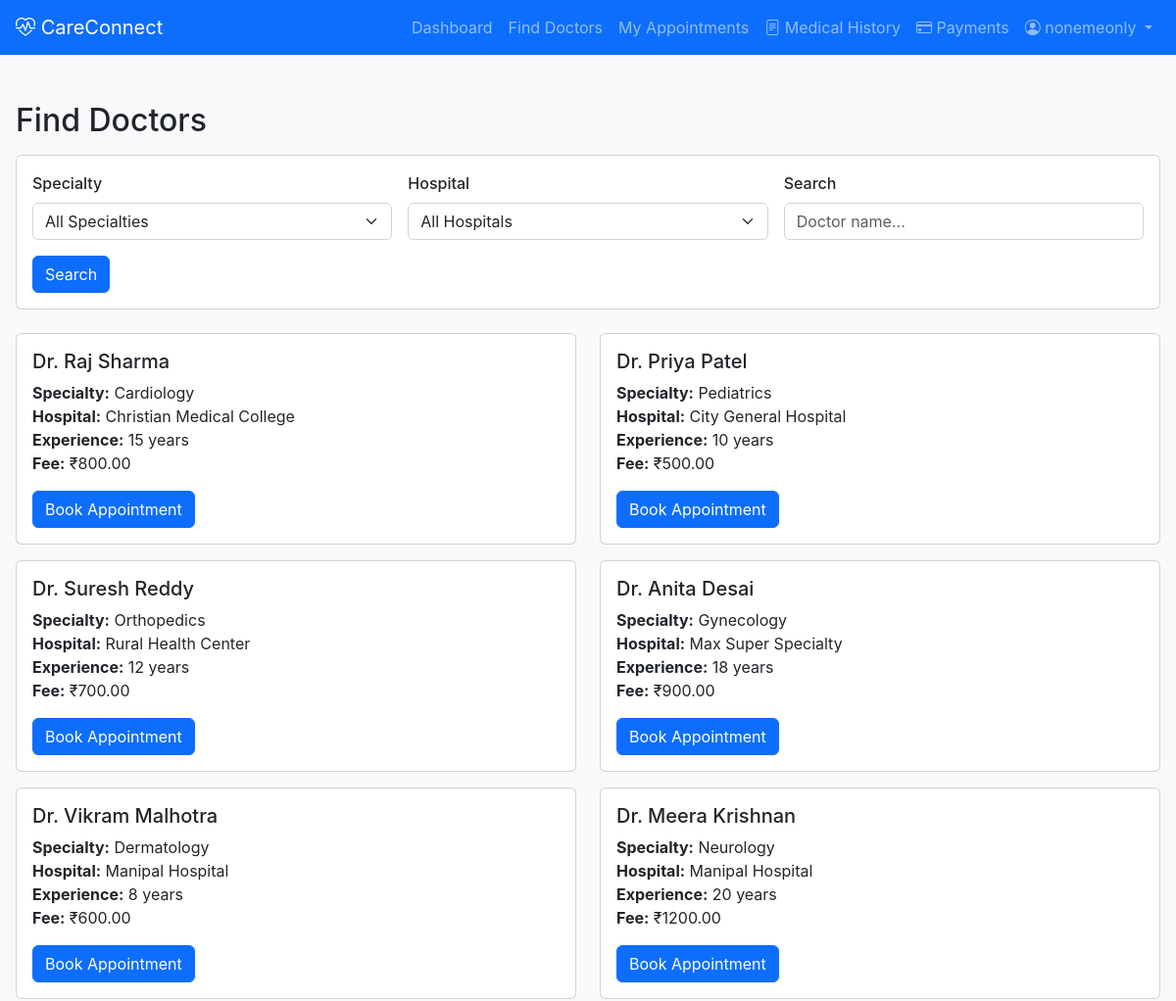
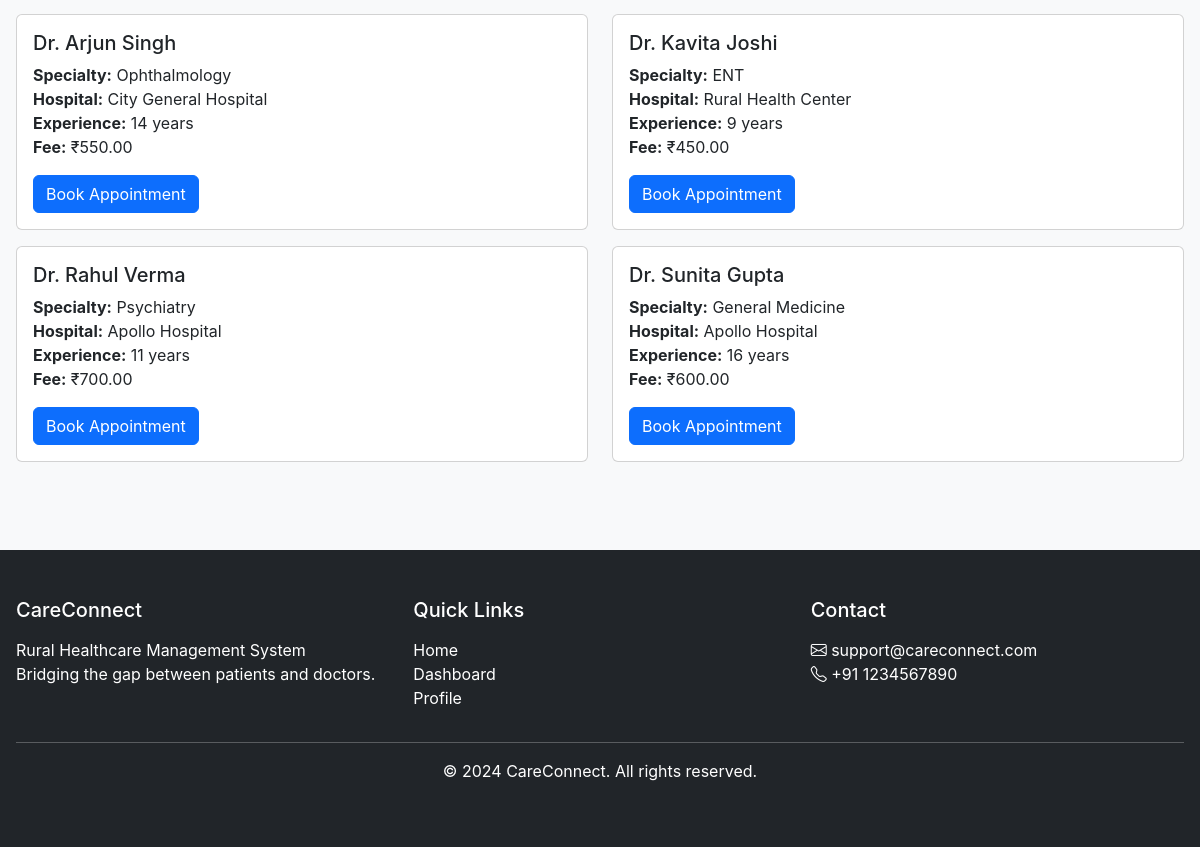
Page /patient/search-doctors/ (signed in) on the committed database (2 pictures, top to bottom).
### patient/models.py (models this page shows, shortened)
class Doctor(models.Model):
    user = models.OneToOneField(User, on_delete=models.CASCADE, related_name='doctor_profile')
    specialty = models.CharField(max_length=100)
    hospital = models.ForeignKey(Hospital, on_delete=models.SET_NULL, null=True)
    qualification = models.CharField(max_length=200)
    experience_years = models.IntegerField(default=0)
    consultation_fee = models.DecimalField(max_digits=10, decimal_places=2, default=0)
    is_verified = models.BooleanField(default=False)
    is_available = models.BooleanField(default=True)

### accounts/models.py (models this page shows, shortened)
class Hospital(models.Model):
    name = models.CharField(max_length=200)
    address = models.TextField()
    city = models.CharField(max_length=100)
    state = models.CharField(max_length=100)
    pincode = models.CharField(max_length=10)
    phone = models.CharField(max_length=15)
    email = models.EmailField()
    is_active = models.BooleanField(default=True)
    created_at = models.DateTimeField(auto_now_add=True)

### patient/views.py (the view)
# urls.py: path('search-doctors/', views.search_doctors, name='search_doctors'),
@login_required
@patient_required
def search_doctors(request):
    specialties = Doctor.objects.values_list('specialty', flat=True).distinct().order_by('specialty')
    hospitals = Hospital.objects.filter(is_active=True).order_by('name')
    doctors = Doctor.objects.filter(is_verified=True, is_available=True).select_related('user', 'hospital')
    specialty = request.GET.get('specialty')
    hospital = request.GET.get('hospital')
    search = request.GET.get('search')
    if specialty:
        doctors = doctors.filter(specialty=specialty)
    if hospital:
        doctors = doctors.filter(hospital_id=hospital)
    if search:
        doctors = doctors.filter(
            Q(user__first_name__icontains=search) |
            Q(user__last_name__icontains=search) |
            Q(specialty__icontains=search)
        )
    context = {
        'doctors': doctors,
        'specialties': specialties,
        'hospitals': hospitals,
        'selected_specialty': specialty,
        'selected_hospital': hospital,
        'search_query': search,
    }
    return render(request, 'patient/search_doctors.html', context)

### patient/templates/patient/search_doctors.html (shortened to what this page needs)
{% extends 'base.html' %}
{% block content %}
<div class="container mt-4">
    <h2>Find Doctors</h2>
    <div class="card mb-4">
        <div class="card-body">
            <form method="get" class="row g-3">
                <div class="col-md-4">
                    <label class="form-label">Specialty</label>
                    <select name="specialty" class="form-select">
                        <option value="">All Specialties</option>
                    </select>
                </div>
                <div class="col-md-4">
                    <label class="form-label">Hospital</label>
                    <select name="hospital" class="form-select">
                        <option value="">All Hospitals</option>
                    </select>
                </div>
                <div class="col-md-4">
                    <label class="form-label">Search</label>
                    <input type="text" name="search" class="form-control" placeholder="Doctor name...">
                </div>
                <div class="col-12">
                    <button type="submit" class="btn btn-primary">Search</button>
                </div>
            </form>
        </div>
    </div>
    <div class="row">
        {% for doctor in doctors %}
            <div class="col-md-6 mb-3">
                <div class="card">
                    <div class="card-body">
                        <h5 class="card-title">Dr. {{ doctor.user.get_full_name }}</h5>
                        <p class="card-text">
                            <strong>Specialty:</strong> {{ doctor.specialty }}<br>
                            <strong>Hospital:</strong> {{ doctor.hospital.name }}<br>
                            <strong>Experience:</strong> {{ doctor.experience_years }} years<br>
                            <strong>Fee:</strong> ₹{{ doctor.consultation_fee }}
                        </p>
                        <a href="{% url 'book_appointment' doctor.id %}" class="btn btn-primary">Book Appointment</a>
                    </div>
                </div>
            </div>
        {% empty %}
            <div class="col-12">
                <p class="text-muted">No doctors found.</p>
            </div>
        {% endfor %}
    </div>
</div>
{% endblock %}

### templates/base.html (shortened to what this page needs)
<!DOCTYPE html>
<html lang="en">
<head>
    <link href="https://cdn.jsdelivr.net/npm/bootstrap@5.3.0/dist/css/bootstrap.min.css" rel="stylesheet">
    <link rel="stylesheet" href="https://cdn.jsdelivr.net/npm/bootstrap-icons@1.11.0/font/bootstrap-icons.css">
    {% load static %}
    <link rel="stylesheet" href="{% static 'css/style.css' %}">
</head>
<body>
    {% include 'navbar.html' %}
    <main>
        {% block content %}
        {% endblock %}
    </main>
    {% include 'footer.html' %}
</body>
</html>

### templates/navbar.html (shortened to what this page needs)
<nav class="navbar navbar-expand-lg navbar-dark bg-primary">
    <div class="container">
        <a class="navbar-brand" href="{% url 'index' %}">
            <i class="bi bi-heart-pulse"></i> CareConnect
        </a>
        <div class="collapse navbar-collapse" id="navbarNav">
            <ul class="navbar-nav ms-auto">
                {% if user.is_authenticated %}
                    {% if user.profile.role == 'patient' %}
                        <li class="nav-item">
                            <a class="nav-link" href="{% url 'patient_dashboard' %}">Dashboard</a>
                        </li>
                        <li class="nav-item">
                            <a class="nav-link" href="{% url 'search_doctors' %}">Find Doctors</a>
                        </li>
                        <li class="nav-item">
                            <a class="nav-link" href="{% url 'my_appointments' %}">My Appointments</a>
                        </li>
                        <li class="nav-item">
                            <a class="nav-link" href="{% url 'medical_history' %}">
                                <i class="bi bi-file-text"></i> Medical History
                            </a>
                        </li>
                        <li class="nav-item">
                            <a class="nav-link" href="{% url 'payment_history' %}">
                                <i class="bi bi-credit-card"></i> Payments
                            </a>
                        </li>
                    {% endif %}
                    <li class="nav-item dropdown">
                        <a class="nav-link dropdown-toggle" href="#" id="navbarDropdown" role="button" data-bs-toggle="dropdown">
                            <i class="bi bi-person-circle"></i> {{ user.username }}
                        </a>
                    </li>
                {% endif %}
            </ul>
        </div>
    </div>
</nav>

### templates/footer.html
<footer class="bg-dark text-white mt-5">
    <div class="container py-4">
        <div class="row">
            <div class="col-md-4">
                <h5>CareConnect</h5>
                <p>Rural Healthcare Management System<br>Bridging the gap between patients and doctors.</p>
            </div>
            <div class="col-md-4">
                <h5>Quick Links</h5>
                <ul class="list-unstyled">
                    <li><a href="{% url 'index' %}" class="text-white text-decoration-none">Home</a></li>
                    {% if user.is_authenticated %}
                        <li><a href="{% url 'dashboard' %}" class="text-white text-decoration-none">Dashboard</a></li>
                        <li><a href="{% url 'profile' %}" class="text-white text-decoration-none">Profile</a></li>
                    {% else %}
                        <li><a href="{% url 'login' %}" class="text-white text-decoration-none">Login</a></li>
                        <li><a href="{% url 'register' %}" class="text-white text-decoration-none">Register</a></li>
                    {% endif %}
                </ul>
            </div>
            <div class="col-md-4">
                <h5>Contact</h5>
                <address>
                    <i class="bi bi-envelope"></i> support@careconnect.com<br>
                    <i class="bi bi-telephone"></i> +91 1234567890
                </address>
            </div>
        </div>
        <hr>
        <div class="text-center">
            <p>&copy; 2024 CareConnect. All rights reserved.</p>
        </div>
    </div>
</footer>

### static/css/style.css (style rules this page uses)
:root { --primary-color: #0d6efd; --primary-dark: #0b5ed7; --secondary-color: #6c757d; --success-color: #198754; --success-dark: #157347; --danger-color: #dc3545; --danger-dark: #bb2d3b; --warning-color: #ffc107; --warning-dark: #ffca2c; --info-color: #0dcaf0; --info-dark: #31d2f2; --light-color: #f8f9fa; --dark-color: #212529; --white: #ffffff; --gray-100: #f8f9fa; --gray-200: #e9ecef; --gray-300: #dee2e6; --gray-400: #ced4da; --gray-500: #adb5bd; --gray-600: #6c757d; --gray-700: #495057; --gray-800: #343a40; --gray-900: #212529; --spacing-1: 0.25rem; --spacing-2: 0.5rem; --spacing-3: 1rem; --spacing-4: 1.5rem; --spacing-5: 3rem; --border-radius-sm: 0.25rem; --border-radius: 0.375rem; --border-radius-lg: 0.5rem; --border-radius-xl: 1rem; --shadow-sm: 0 1px 2px rgba(0,0,0,0.05); --shadow: 0 4px 6px rgba(0,0,0,0.1); --shadow-lg: 0 10px 15px rgba(0,0,0,0.1); --shadow-xl: 0 20px 25px rgba(0,0,0,0.1); }
* { margin: 0; padding: 0; box-sizing: border-box; }
body { font-family: -apple-system, BlinkMacSystemFont, 'Segoe UI', Roboto, 'Helvetica Neue', Arial, sans-serif; font-size: 1rem; font-weight: 400; line-height: 1.5; color: var(--gray-900); background-color: var(--gray-100); min-height: 100vh; display: flex; flex-direction: column; }
main { flex: 1 0 auto; padding: var(--spacing-4) 0; }
.container { width: 100%; max-width: 1200px; margin: 0 auto; padding: 0 var(--spacing-3); }
h1, h2, h3, h4, h5, h6 { margin-bottom: var(--spacing-3); font-weight: 500; line-height: 1.2; }
h2 { font-size: 2rem; }
h5 { font-size: 1.25rem; }
.btn { display: inline-block; font-weight: 400; line-height: 1.5; text-align: center; text-decoration: none; vertical-align: middle; cursor: pointer; user-select: none; padding: 0.375rem 0.75rem; font-size: 1rem; border-radius: var(--border-radius); border: 1px solid transparent; transition: all 0.15s ease-in-out; }
.btn-primary { background-color: var(--primary-color); border-color: var(--primary-color); color: var(--white); }
.form-label { display: inline-block; margin-bottom: var(--spacing-2); font-weight: 500; }
.form-control { display: block; width: 100%; padding: 0.375rem 0.75rem; font-size: 1rem; font-weight: 400; line-height: 1.5; color: var(--gray-900); background-color: var(--white); background-clip: padding-box; border: 1px solid var(--gray-400); border-radius: var(--border-radius); transition: border-color 0.15s ease-in-out, box-shadow 0.15s ease-in-out; }
.form-select { display: block; width: 100%; padding: 0.375rem 2.25rem 0.375rem 0.75rem; font-size: 1rem; font-weight: 400; line-height: 1.5; color: var(--gray-900); background-color: var(--white); border: 1px solid var(--gray-400); border-radius: var(--border-radius); appearance: none; }
footer { background-color: var(--gray-800); color: var(--white); padding: var(--spacing-4) 0; margin-top: auto; }
.text-center { text-align: center; }
.mt-4 { margin-top: var(--spacing-4); }
.mt-5 { margin-top: var(--spacing-5); }
.mb-3 { margin-bottom: var(--spacing-3); }
.mb-4 { margin-bottom: var(--spacing-4); }

### rows in the picture
Doctor: user.get_full_name "Raj Sharma", specialty "Cardiology", hospital.name "Christian Medical College", experience_years "15", consultation_fee "800.00"
Doctor: user.get_full_name "Priya Patel", specialty "Pediatrics", hospital.name "City General Hospital", experience_years "10", consultation_fee "500.00"
Doctor: user.get_full_name "Suresh Reddy", specialty "Orthopedics", hospital.name "Rural Health Center", experience_years "12", consultation_fee "700.00"
Doctor: user.get_full_name "Anita Desai", specialty "Gynecology", hospital.name "Max Super Specialty", experience_years "18", consultation_fee "900.00"
Doctor: user.get_full_name "Vikram Malhotra", specialty "Dermatology", hospital.name "Manipal Hospital", experience_years "8", consultation_fee "600.00"
Doctor: user.get_full_name "Meera Krishnan", specialty "Neurology", hospital.name "Manipal Hospital", experience_years "20", consultation_fee "1200.00"
Doctor: user.get_full_name "Arjun Singh", specialty "Ophthalmology", hospital.name "City General Hospital", experience_years "14", consultation_fee "550.00"
Doctor: user.get_full_name "Kavita Joshi", specialty "ENT", hospital.name "Rural Health Center", experience_years "9", consultation_fee "450.00"
Doctor: user.get_full_name "Rahul Verma", specialty "Psychiatry", hospital.name "Apollo Hospital", experience_years "11", consultation_fee "700.00"
Doctor: user.get_full_name "Sunita Gupta", specialty "General Medicine", hospital.name "Apollo Hospital", experience_years "16", consultation_fee "600.00"

### other values in the picture
{{ user.username }} "nonemeonly"
